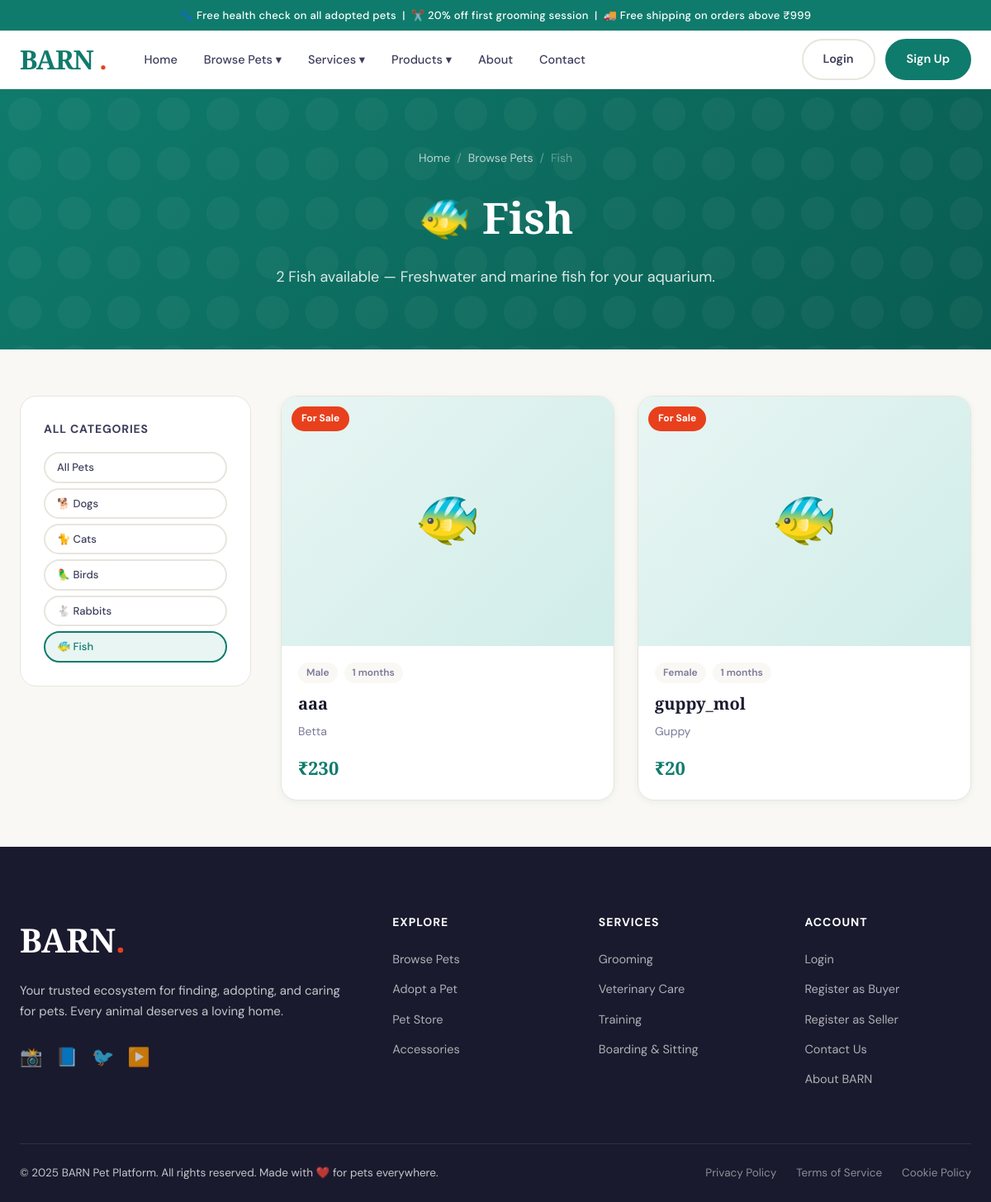
Page /pets/category/fish/ on the committed database.
### pets/models.py (models this page shows, shortened)
class PetCategory(models.Model):
    name = models.CharField(max_length=100)
    slug = models.SlugField(unique=True)
    icon = models.CharField(max_length=50, default='🐾')
    description = models.TextField(blank=True)
    image = models.ImageField(upload_to='categories/', blank=True, null=True)
    class Meta:
        verbose_name_plural = 'Pet Categories'

class Pet(models.Model):
    GENDER_MALE = 'male'
    GENDER_FEMALE = 'female'
    GENDER_CHOICES = [(GENDER_MALE, 'Male'), (GENDER_FEMALE, 'Female')]
    LISTING_SALE = 'sale'
    LISTING_ADOPTION = 'adoption'
    LISTING_BOTH = 'both'
    LISTING_CHOICES = [
        (LISTING_SALE, 'For Sale'),
        (LISTING_ADOPTION, 'For Adoption'),
        (LISTING_BOTH, 'Sale or Adoption'),
    ]
    AGE_UNIT_WEEKS = 'weeks'
    AGE_UNIT_MONTHS = 'months'
    AGE_UNIT_YEARS = 'years'
    AGE_UNIT_CHOICES = [
        (AGE_UNIT_WEEKS, 'Weeks'),
        (AGE_UNIT_MONTHS, 'Months'),
        (AGE_UNIT_YEARS, 'Years'),
    ]
    seller = models.ForeignKey(User, on_delete=models.CASCADE, related_name='listed_pets')
    category = models.ForeignKey(PetCategory, on_delete=models.CASCADE, related_name='pets')
    breed = models.ForeignKey(PetBreed, on_delete=models.SET_NULL, null=True, blank=True, related_name='pets')
    name = models.CharField(max_length=100)
    slug = models.SlugField(unique=True, blank=True)
    gender = models.CharField(max_length=10, choices=GENDER_CHOICES)
    age_value = models.PositiveIntegerField(default=1)
    age_unit = models.CharField(max_length=10, choices=AGE_UNIT_CHOICES, default=AGE_UNIT_MONTHS)
    color = models.CharField(max_length=100, blank=True)
    weight_kg = models.DecimalField(max_digits=5, decimal_places=2, null=True, blank=True)
    description = models.TextField()
    listing_type = models.CharField(max_length=20, choices=LISTING_CHOICES, default=LISTING_SALE)
    price = models.DecimalField(max_digits=10, decimal_places=2, null=True, blank=True,
                                 help_text="Leave blank for adoption-only listings")
    is_vaccinated = models.BooleanField(default=False)
    is_dewormed = models.BooleanField(default=False)
    is_microchipped = models.BooleanField(default=False)
    is_neutered = models.BooleanField(default=False)
    health_certificate = models.FileField(upload_to='health_certs/', blank=True, null=True)
    health_notes = models.TextField(blank=True)
    quantity = models.PositiveIntegerField(default=1)
    is_available = models.BooleanField(default=True)
    views_count = models.PositiveIntegerField(default=0)
    created_at = models.DateTimeField(auto_now_add=True)
    updated_at = models.DateTimeField(auto_now=True)
    class Meta:
        ordering = ['-created_at']
    @property
    def age_display(self):
        return f"{self.age_value} {self.age_unit}"
    @property
    def primary_image(self):
        img = self.images.filter(is_primary=True).first()
        if not img:
            img = self.images.first()
        return img

class PetBreed(models.Model):
    category = models.ForeignKey(PetCategory, on_delete=models.CASCADE, related_name='breeds')
    name = models.CharField(max_length=100)
    description = models.TextField(blank=True)

### pets/views.py (the view)
# urls.py: path('category/<slug:slug>/', views.category_pets, name='category_pets'),
def category_pets(request, slug):
    category = get_object_or_404(PetCategory, slug=slug)
    pets = Pet.objects.filter(category=category, is_available=True)
    return render(request, 'pets/category_pets.html', {'category': category, 'pets': pets})

### templates/pets/category_pets.html (shortened to what this page needs)
{% extends 'base.html' %}
{% block content %}
<div class="page-header">
  <div class="container">
    <div class="breadcrumb"><a href="/">Home</a><span>/</span><a href="{% url 'pet_list' %}">Browse Pets</a><span>/</span><span>{{ category.name }}</span></div>
    <h1>{{ category.icon }} {{ category.name }}</h1>
    <p>{{ pets|length }} {{ category.name }} available{% if category.description %} — {{ category.description }}{% endif %}</p>
  </div>
</div>
<div class="content-layout">
  <aside class="sidebar">
    <div class="sidebar-card">
      <h3>All Categories</h3>
      <div class="filter-btns" style="flex-direction:column;gap:6px;">
        <a href="{% url 'pet_list' %}" class="filter-btn">All Pets</a>
        <a href="{% url 'pet_list' %}?category=dogs" class="filter-btn {% if category.slug == 'dogs' %}active{% endif %}">🐕 Dogs</a>
        <a href="{% url 'pet_list' %}?category=cats" class="filter-btn {% if category.slug == 'cats' %}active{% endif %}">🐈 Cats</a>
        <a href="{% url 'pet_list' %}?category=birds" class="filter-btn {% if category.slug == 'birds' %}active{% endif %}">🦜 Birds</a>
        <a href="{% url 'pet_list' %}?category=rabbits" class="filter-btn {% if category.slug == 'rabbits' %}active{% endif %}">🐇 Rabbits</a>
        <a href="{% url 'pet_list' %}?category=fish" class="filter-btn {% if category.slug == 'fish' %}active{% endif %}">🐠 Fish</a>
      </div>
    </div>
  </aside>
  <div>
    {% if pets %}
    <div class="pets-grid">
      {% for pet in pets %}
      <a href="{% url 'pet_detail' pet.slug %}" style="text-decoration:none;color:inherit;">
        <div class="pet-card">
          <div class="pet-card-image">
            {% if pet.primary_image %}<img src="{{ pet.primary_image.image.url }}" alt="{{ pet.name }}" loading="lazy">
            {% else %}<div class="pet-placeholder">{{ category.icon }}</div>{% endif %}
            <span class="pet-badge {% if pet.listing_type == 'adoption' %}badge-adopt{% else %}badge-sale{% endif %}" style="position:absolute;">
              {% if pet.listing_type == 'adoption' %}Adopt{% else %}For Sale{% endif %}
            </span>
          </div>
          <div class="pet-card-body">
            <div class="pet-card-meta">
              <span class="pet-meta-tag">{{ pet.get_gender_display }}</span>
              <span class="pet-meta-tag">{{ pet.age_display }}</span>
            </div>
            <h3 class="pet-card-name">{{ pet.name }}</h3>
            <p class="pet-card-breed">{{ pet.breed.name|default:"Mixed Breed" }}</p>
            <div class="pet-card-footer">
              <span class="pet-price {% if pet.listing_type == 'adoption' %}pet-price-free{% endif %}">
                {% if pet.listing_type == 'adoption' %}Free{% elif pet.price %}₹{{ pet.price|floatformat:0 }}{% else %}Contact{% endif %}
              </span>
            </div>
          </div>
        </div>
      </a>
      {% endfor %}
    </div>
    {% else %}
    <div class="empty-state"><div class="empty-icon">{{ category.icon }}</div><h3>No {{ category.name }} listed yet</h3><a href="{% url 'pet_list' %}" class="btn btn-primary" style="margin-top:20px;">Browse All Pets</a></div>
    {% endif %}
  </div>
</div>
{% endblock %}

### static/css/main.css (style rules this page uses)
:root { --teal: #0f7b6c; --teal-dark: #095c51; --teal-light: #e8f5f3; --coral: #e8401c; --coral-light: #fef0ec; --coral-dark: #c0320e; --gold: #d4a853; --cream: #faf8f4; --white: #ffffff; --ink: #1a1a2e; --ink-mid: #3d3d5c; --ink-light: #7a7a9a; --border: #e8e5de; --shadow-sm: 0 2px 8px rgba(15,123,108,0.08); --shadow-md: 0 8px 32px rgba(15,123,108,0.12); --shadow-lg: 0 24px 64px rgba(15,123,108,0.16); --radius: 12px; --radius-lg: 20px; --radius-xl: 32px; --font-display: 'Playfair Display', serif; --font-body: 'DM Sans', sans-serif; --transition: 0.3s cubic-bezier(0.4, 0, 0.2, 1); }
*, *::before, *::after { box-sizing: border-box; margin: 0; padding: 0; }
html { scroll-behavior: smooth; font-size: 16px; }
body { font-family: var(--font-body); background: var(--cream); color: var(--ink); line-height: 1.65; overflow-x: hidden; }
a { color: inherit; text-decoration: none; }
.container { max-width: 1280px; margin: 0 auto; }
.pets-grid { display: grid; grid-template-columns: repeat(auto-fill, minmax(280px, 1fr)); gap: 28px; }
.pet-card { background: var(--white); border-radius: var(--radius-lg); overflow: hidden; box-shadow: var(--shadow-sm); border: 1px solid var(--border); transition: all var(--transition); position: relative; }
.pet-card-image { position: relative; aspect-ratio: 4/3; overflow: hidden; background: var(--teal-light); }
.pet-placeholder { width: 100%; height: 100%; display: flex; align-items: center; justify-content: center; font-size: 64px; background: linear-gradient(135deg, var(--teal-light), #d0ede9); }
.pet-badge { position: absolute; top: 12px; left: 12px; padding: 5px 12px; border-radius: 100px; font-size: 12px; font-weight: 700; }
.badge-sale { background: var(--coral); color: var(--white); }
.pet-card-body { padding: 20px; }
.pet-card-meta { display: flex; align-items: center; gap: 8px; margin-bottom: 8px; flex-wrap: wrap; }
.pet-meta-tag { font-size: 12px; font-weight: 600; color: var(--ink-light); background: var(--cream); padding: 3px 10px; border-radius: 100px; }
.pet-card-name { font-family: var(--font-display); font-size: 20px; font-weight: 700; color: var(--ink); margin-bottom: 6px; }
.pet-card-breed { font-size: 14px; color: var(--ink-light); margin-bottom: 14px; }
.pet-card-footer { display: flex; align-items: center; justify-content: space-between; }
.pet-price { font-family: var(--font-display); font-size: 22px; font-weight: 700; color: var(--teal); }
.page-header { background: linear-gradient(135deg, var(--teal) 0%, var(--teal-dark) 100%); color: white; padding: 72px 24px; text-align: center; position: relative; overflow: hidden; }
.page-header::before { content: ''; position: absolute; inset: 0; }
.page-header .container { position: relative; }
.page-header h1 { font-family: var(--font-display); font-size: clamp(32px, 5vw, 52px); font-weight: 900; margin-bottom: 16px; }
.page-header p { font-size: 18px; opacity: 0.85; max-width: 560px; margin: 0 auto; }
.breadcrumb { display: flex; justify-content: center; gap: 8px; font-size: 14px; opacity: 0.7; margin-bottom: 16px; }
.breadcrumb a { color: white; }
.breadcrumb span { opacity: 0.5; }
.content-layout { display: grid; grid-template-columns: 280px 1fr; gap: 36px; max-width: 1280px; margin: 0 auto; padding: 56px 24px; }
.sidebar { position: sticky; top: 90px; align-self: start; }
.sidebar-card { background: var(--white); border-radius: var(--radius-lg); padding: 28px; border: 1px solid var(--border); margin-bottom: 20px; }
.sidebar-card h3 { font-size: 14px; font-weight: 700; letter-spacing: 0.8px; text-transform: uppercase; color: var(--ink-mid); margin-bottom: 16px; }
.filter-btns { display: flex; flex-wrap: wrap; gap: 8px; }
.filter-btn { padding: 6px 14px; border-radius: 100px; font-size: 13px; font-weight: 500; border: 2px solid var(--border); background: var(--white); color: var(--ink-mid); cursor: pointer; transition: all var(--transition); text-decoration: none; display: inline-block; }
.filter-btn:hover, .filter-btn.active { border-color: var(--teal); color: var(--teal); background: var(--teal-light); }

### rows in the picture
PetCategory: name "Fish", icon "🐠", description "Freshwater and marine fish for your aquarium."
Pet: listing_type "For Sale", gender "Male", age_display "1 months", name "aaa", breed.name "Betta", price "230"
Pet: listing_type "For Sale", gender "Female", age_display "1 months", name "guppy_mol", breed.name "Guppy", price "20"

### other values in the picture
{{ pets|length }} "2"
